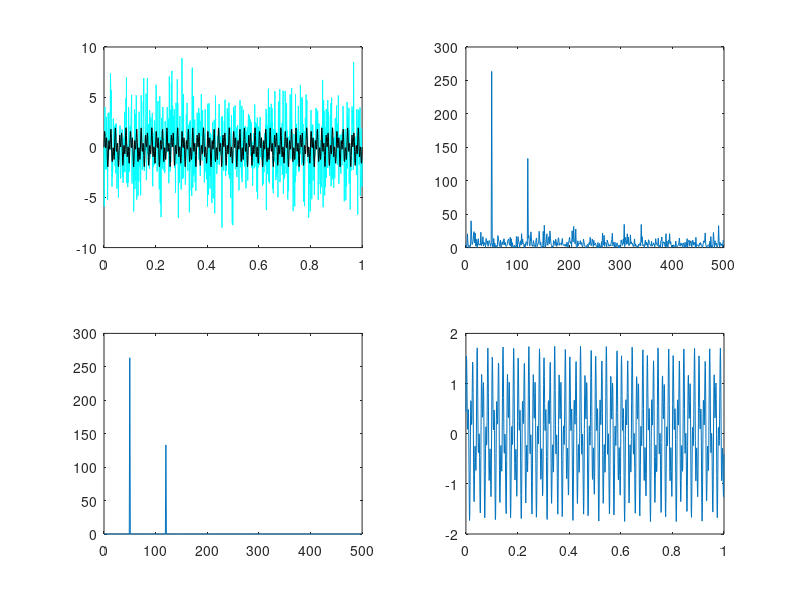

Here is the MATLAB script that generated this plot:
clear all
close all
clc
dt = 0.001 ;
t = 0:dt:1;
fclean =sin(2*pi*50*t) + sin(2*pi*120*t);
f=fclean + 2.5*randn(size(t));
figure;
subplot(2,2,1);
plot(t, f, 'c'), hold on
plot(t, fclean, 'k')

n = length(t);
fhat = fft(f, n);
PSD = fhat.*conj (fhat)/n;
freq = 1/(dt*n) * (0:n);
L = 1: floor(n/2);

subplot(2,2,2);
plot(freq (L), PSD (L)), hold on

indices = PSD>100;
fhat= indices.*fhat;
PSDclean = PSD.*indices;
ffilt= ifft(fhat);
subplot(2,2,3);
plot (freq (L), PSDclean (L))
subplot(2,2,4);
plot (t, ffilt)